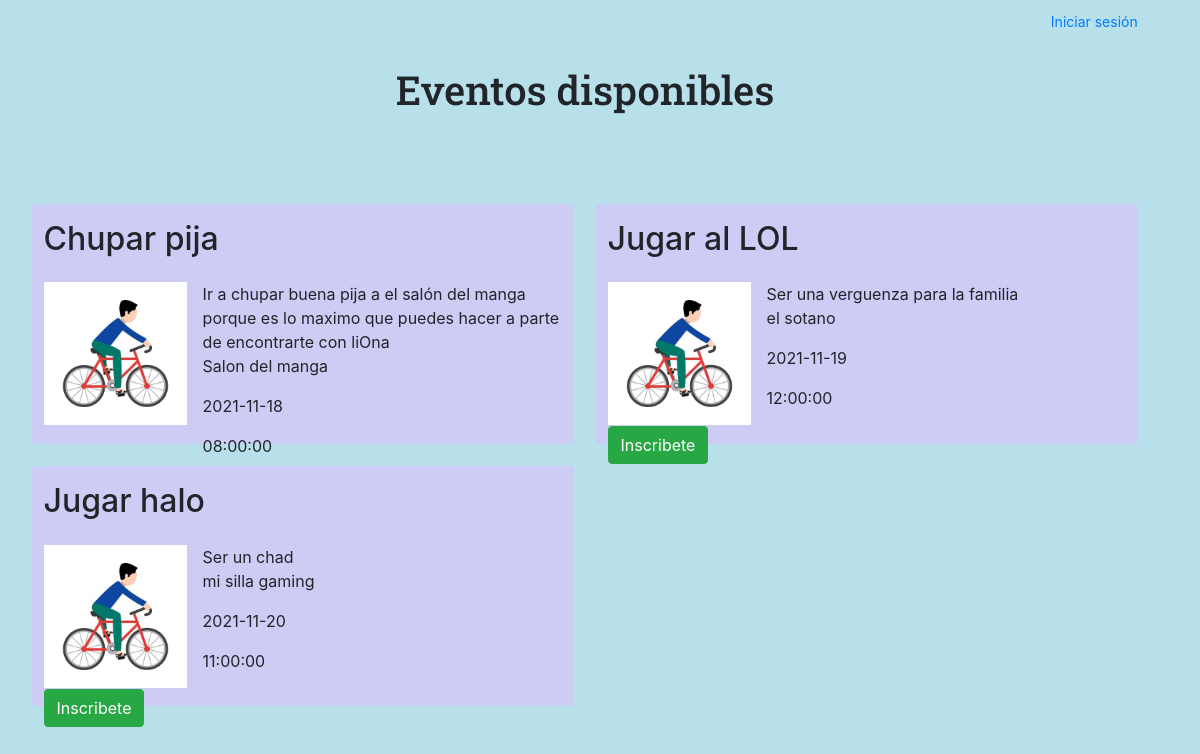
/view/pag.principal.php, run on the app's committed database.
### tables this page shows
CREATE TABLE `tbl_eventos` (
  `id_evento` int NOT NULL AUTO_INCREMENT,
  `nom_evento` varchar(45) DEFAULT NULL,
  `desc_evento` varchar(300) DEFAULT NULL,
  `lugar_evento` varchar(100) DEFAULT NULL,
  `fecha_evento` date DEFAULT NULL,
  `hora_evento` time DEFAULT NULL,
  PRIMARY KEY (`id_evento`)
);

### view/pag.principal.php (the view, shortened to what this page needs)
<?php
include '../services/conexion.php';
$sentencia=$pdo->prepare("SELECT * FROM tbl_eventos");
$sentencia->execute();
$eventos=$sentencia->fetchAll(PDO::FETCH_ASSOC);?>
<!DOCTYPE html>
<html lang="en">
<head>
    <link rel="stylesheet" href="../css/style.css">
    <link rel="stylesheet" href="https://stackpath.bootstrapcdn.com/bootstrap/4.4.1/css/bootstrap.min.css">
</head>
<body>
<div class="row">
<div class="pag_principal">
<div class='iniciar_sesion'>
<a href='../processes/login.proc.php'>Iniciar sesión</a><br>
</div>
<h1>Eventos disponibles</h1>
<br></br>
<?php
    foreach ($eventos as $producto){
        ?>
        <div class="seccion">
        <h2><?php echo"{$producto['nom_evento']}";?></h2>
        <div class="column1">
        <img src="../img/ciclismo.jpg">
        </div>
        <div class="column2">
        <?php echo"{$producto['desc_evento']}";?>
        <p><?php echo"{$producto['lugar_evento']}";?><p>
        <p><?php echo"{$producto['fecha_evento']}";?><p>
        <p><?php echo"{$producto['hora_evento']}";?><p>
    </div>
        <form METHOD='POST' action='inscription.principal.php'>
            <h2><input type='hidden' name='nom' value=<?php echo"{$producto['nom_evento']}";?>></h2>
            <input type='submit' value='Inscribete' class="btn btn-success">
        </form>
        </div>
    <?php
    }
     ?>
</div>
</div>
</body>
</html>

### css/style.css (style rules this page uses)
* { box-sizing: border-box; }
body { background-color: rgb(183, 224, 235) !important; }
html, body, .row { width: 100%; height: 100%; }
.pag_principal h1 { text-align: center; font-family: 'Roboto Slab', serif; width: 100%; padding: 2%; }
.iniciar_sesion { text-align: right; width: 100%; font-size: 14px; padding: 1%; }
.seccion { background-color: rgb(204, 204, 245); float: left; border-radius: 3px; margin: 1%; text-align: left; width: 48%; height: 30%; padding-left: 1%; }
.column1 { width: 30%; float: left; }
.column2 { width: 70%; float: left; }
.row { padding-left: 3%; padding-right: 3%; }
.pag_principal h2 { padding-top: 3%; padding-bottom: 3%; }
.pag_principal img { width: 90%; }

### data on the page
tbl_eventos: nom_evento "Chupar pija", desc_evento "Ir a chupar buena pija a el salón del manga porque es lo maximo que puedes hacer a parte de encontrarte con liOna", lugar_evento "Salon del manga", fecha_evento "2021-11-18", hora_evento "08:00:00"
tbl_eventos: nom_evento "Jugar al LOL", desc_evento "Ser una verguenza para la familia", lugar_evento "el sotano", fecha_evento "2021-11-19", hora_evento "12:00:00"
tbl_eventos: nom_evento "Jugar halo", desc_evento "Ser un chad", lugar_evento "mi silla gaming", fecha_evento "2021-11-20", hora_evento "11:00:00"
